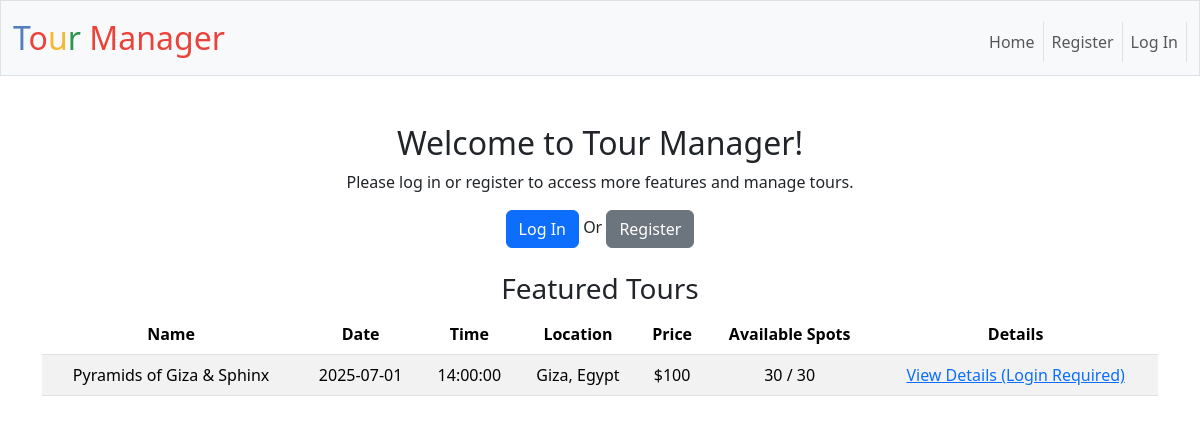
The page / on the database its author committed.
### tables this page shows
CREATE TABLE tours (
    id INTEGER PRIMARY KEY AUTOINCREMENT NOT NULL,
    name TEXT NOT NULL,
    "location" TEXT NOT NULL, -- This field is fine for location as you described
    description TEXT,
    date DATE NOT NULL,
    time TIME NOT NULL,
    duration TEXT, -- e.g., "3 hours"
    price NUMERIC NOT NULL,
    current_bookings INTEGER NOT NULL DEFAULT 0,
    status TEXT NOT NULL CHECK(status IN ('Scheduled', 'Confirmed', 'Cancelled', 'Completed', 'Archived')) DEFAULT 'Scheduled',
    created_by_user_id INTEGER NOT NULL, max_capacity INTEGER NOT NULL DEFAULT 0, -- Removed the comma here
    FOREIGN KEY(created_by_user_id) REFERENCES users(id)
);

### app.py (the view)
@app.route("/")
def index():
    user_id = session.get("user_id")
    user_roll = session.get("user_roll") # Get user roll if logged in
    public_tours = db.execute("""
        SELECT * FROM tours
        WHERE date >= ? AND status IN ('Scheduled', 'Confirmed')
        AND current_bookings < max_capacity
        ORDER BY date, time
        LIMIT 5 -- Limit the number of tours displayed on the landing page
    """, date.today())
    for tour in public_tours:
        tour['formatted_date'] = tour['date'] # Adjust formatting as needed
        tour['formatted_time'] = tour['time'] # Adjust formatting as needed
    return render_template("index.html", user_id=user_id, user_roll=user_roll, public_tours=public_tours)

### app.py (called while the page is built)
@app.after_request
def after_request(response):
    response.headers["Cache-Control"] = "no-cache, no-store, must-revalidate"
    response.headers["Expires"] = 0
    response.headers["Pragma"] = "no-cache"
    return response

### templates/index.html (shortened to what this page needs)
{% extends "layout.html" %}
{% block main %}
    <h2>Welcome to Tour Manager!</h2>
    {% if user_id is none %}
        <p>Please log in or register to access more features and manage tours.</p>
        <p>
            <a href="{{ url_for('login') }}" class="btn btn-primary">Log In</a>
            Or
            <a href="{{ url_for('register') }}" class="btn btn-secondary">Register</a>
        </p>
        <h3 class="mt-4">Featured Tours</h3>
        {% if public_tours %}
            <table class="table table-striped">
                <thead>
                    <tr>
                        <th>Name</th>
                        <th>Date</th>
                        <th>Time</th>
                        <th>Location</th>
                        <th>Price</th>
                        <th>Available Spots</th>
                        <th>Details</th>
                    </tr>
                </thead>
                <tbody>
                    {% for tour in public_tours %}
                        <tr>
                            <td>{{ tour.name | default("N/A") }}</td>
                            <td>{{ tour.formatted_date | default("N/A") }}</td>
                            <td>{{ tour.formatted_time | default("N/A") }}</td>
                            <td>{{ tour.location | default("N/A") }}</td>
                            <td>${{ tour.price | round(2) | default("N/A") }}</td>
                            <td>{{ tour.max_capacity - tour.current_bookings | default("N/A") }} / {{ tour.max_capacity | default("N/A") }}</td>
                            <td><a href="{{ url_for('login') }}">View Details (Login Required)</a></td>
                        </tr>
                    {% endfor %}
                </tbody>
            </table>
        {% else %}
            <p>No featured tours available at this time.</p>
        {% endif %}
    {% endif %}
{% endblock %}

### rows shown on the page
tours: name "Pyramids of Giza & Sphinx", formatted_date "2025-07-01", formatted_time "14:00:00", location "Giza, Egypt", price "100", tour.max_capacity-tour.current_bookings|default('N/A') "30", max_capacity "30"
